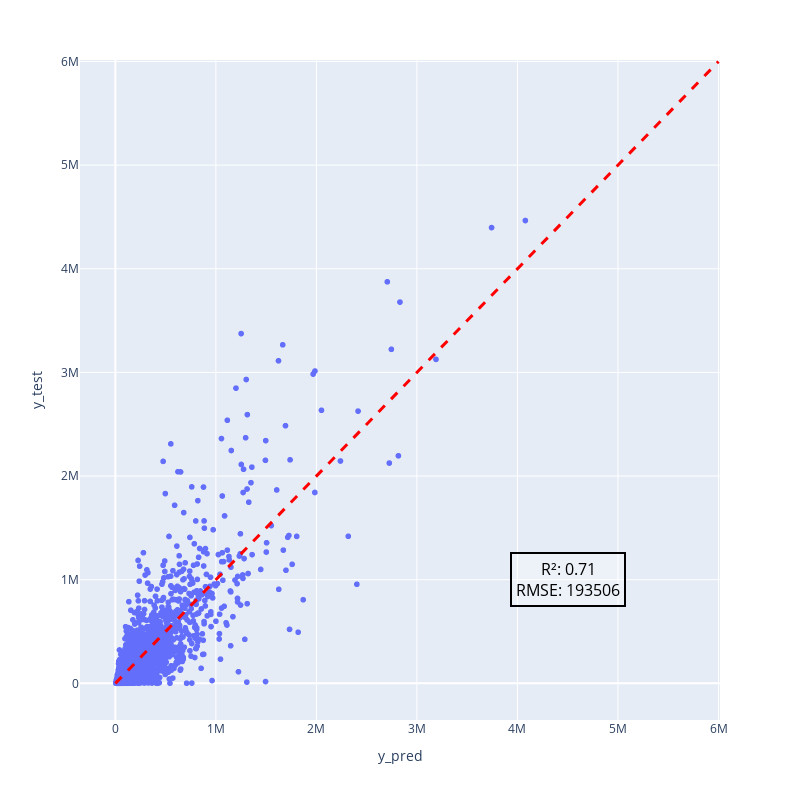

Notebook code for this chart:
### Code cell
fig_rd = px.scatter(df, x="y_pred", y="y_test", width=800, height=800)
fig_rd.add_shape(
    type="line",
    x0=0,
    x1=6e6,
    y0=0,
    y1=6e6,
    line=dict(color="red", width=3, dash="dash"),
)

# Add text annotation
fig_rd.add_annotation(
    text="R²: {}<br>RMSE: {}".format(
        r2.round(2), int(rmse)
    ),  # Replace with your desired text
    x=4.5e6,  # X-coordinate of the text
    y=1e6,  # Y-coordinate of the text
    showarrow=False,  # To hide the arrow
    font=dict(size=16, color="black"),  # Customize the font style
    bgcolor="rgba(255, 255, 255, 0.3)",  # Background color with transparency
    bordercolor="black",  # Border color
    borderwidth=2,  # Border width
    borderpad=4,  # Padding for the border
)

fig_rd

### Figure 1 — Plotly figure (JSON) as saved in the notebook; plotly's stock layout.template omitted (floating-point values rounded to 4 significant figures; data arrays with more than 128 entries replaced by an {"elided": "..."} marker saying what was removed)
{"data": [{"hovertemplate": "y_pred=%{x}<br>y_test=%{y}<extra></extra>", "legendgroup": "", "marker": {"color": "#636efa", "symbol": "circle"}, "mode": "markers", "name": "", "showlegend": false, "type": "scattergl", "x": {"elided": "3656 float values"}, "xaxis": "x", "y": {"elided": "3656 float values"}, "yaxis": "y"}], "layout": {"annotations": [{"bgcolor": "rgba(255, 255, 255, 0.3)", "bordercolor": "black", "borderpad": 4, "borderwidth": 2, "font": {"color": "black", "size": 16}, "showarrow": false, "text": "R²: 0.71<br>RMSE: 193506", "x": 4500000, "y": 1000000}], "height": 800, "legend": {"tracegroupgap": 0}, "margin": {"t": 60}, "shapes": [{"line": {"color": "red", "dash": "dash", "width": 3}, "type": "line", "x0": 0, "x1": 6000000, "y0": 0, "y1": 6000000}], "width": 800, "xaxis": {"anchor": "y", "autorange": true, "domain": [0, 1], "range": [-351800.0, 6015000.0], "title": {"text": "y_pred"}, "type": "linear"}, "yaxis": {"anchor": "x", "autorange": true, "domain": [0, 1], "range": [-353600.0, 6014000.0], "title": {"text": "y_test"}, "type": "linear"}}}
